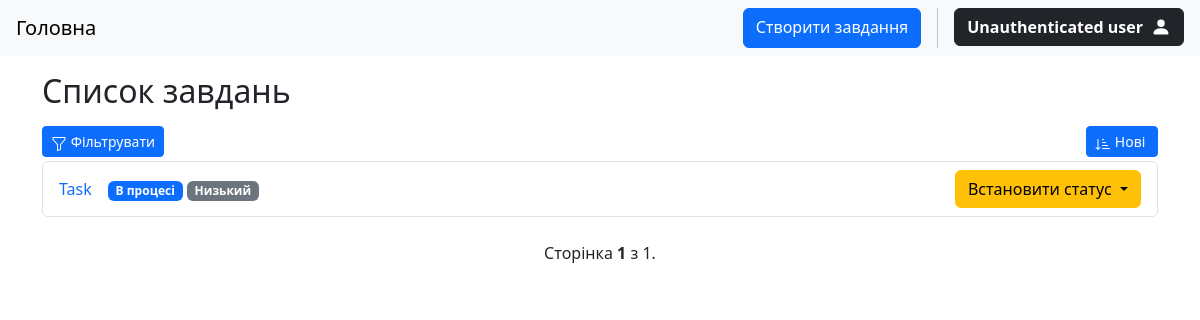
The app's page /, older data.
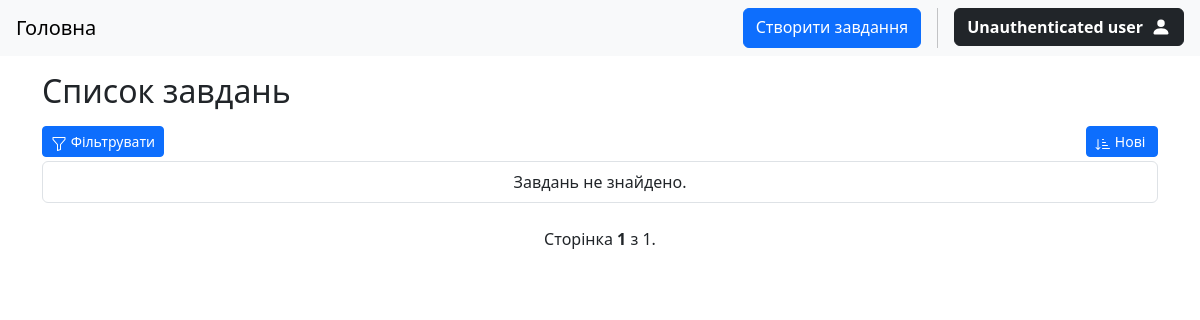
The same page, newer data.
### tasks/models.py (models this page shows, shortened)
class Task(models.Model):
    STATUS_CHOICES = (
        ("todo", "Назначено"),
        ("in_progress", "В процесі"),
        ("done", "Виконано")
    )
    PRIORITY_CHOICES = (
        ("low", "Низький"),
        ("medium", "Середній"),
        ("high", "Високий")
    )
    title = models.CharField(max_length=256)
    description = models.TextField()
    status = models.CharField(max_length=20, choices=STATUS_CHOICES, default="todo")
    priority = models.CharField(max_length=20, choices=PRIORITY_CHOICES, default="medium")
    due_date = models.DateField(null=True, blank=True)
    author = models.ForeignKey(User, on_delete=models.CASCADE, related_name="tasks")
    created = models.DateTimeField(auto_now_add=True)
    class Meta:
        ordering = ["-due_date", "-created"]

### tasks/views.py (the view)
# urls.py: path("", views.TaskListView.as_view(), name="task-list"),
class TaskListView(ListView):
    model = models.Task
    context_object_name = "tasks"
    template_name = "tasks/task_list.html"
    paginate_by = 7
    def get(self, request, *args, **kwargs) -> HttpResponse:
        return super().get(request, *args, **kwargs)
    def get_queryset(self):
        queryset = super().get_queryset()
        status = self.request.GET.get("status", "")
        priority = self.request.GET.get("priority", "")
        from_date = self.request.GET.get("from_date", "")
        to_date = self.request.GET.get("to_date", "")
        if from_date:
            from_date = datetime.date.fromisoformat(from_date)
            queryset = queryset.filter(due_date__gte=from_date)
        if to_date:
            to_date = datetime.date.fromisoformat(to_date)
            queryset = queryset.filter(due_date__lte=to_date)
        if status:
            queryset = queryset.filter(status=status)
        if priority:
            queryset = queryset.filter(priority=priority)
        sort = self.request.GET.get("sort", "")
        if sort == "oldest":
            queryset = queryset.reverse()
        return queryset
    def get_context_data(self, **kwargs):
        context = super().get_context_data(**kwargs)
        context["form"] = TaskFilterForm(self.request.GET)
        get_data = dict(self.request.GET.items())
        if "page" in get_data.keys():
            del get_data["page"]
        filters = ""
        for filter, value in get_data.items():
            filters += f"{filter}={value}&"
        context["filters"] = filters
        return context

### templates/tasks/task_list.html (shortened to what this page needs)
{% extends 'base.html' %}
{% block content%}
    <div class="container mt-3">
        <h2 class="mb-3">Список завдань</h2>
        <div class="d-flex justify-content-between">
            <a class="btn btn-sm btn-primary w-auto mb-1" data-bs-toggle="collapse" href="#filter-form" role="button" aria-expanded="false" aria-controls="filter-form">
                Фільтрувати
            </a>
            <form action="" method="get">
                {% if request.GET.sort == 'newest' or 'sort' not in request.GET %}
                    <button type="submit" class="btn btn-sm btn-primary">
                        Нові
                    </button>
                {% endif %}
            </form>
        </div>
        <ul class="list-group">
            {% for task in tasks %}
                <li class="list-group-item d-flex justify-content-between align-items-center">
                    <div class="d-flex h-25 gap-3">
                        <a href="{% url 'tasks:task-detail' task.pk %}" class="link link-underline link-underline-opacity-0">{{task.title}}</a>
                        <div>
                            <span class="badge bg-primary">{{task.get_status_display}}</span>
                            <span class="badge bg-secondary">{{task.get_priority_display}}</span>
                        </div>
                    </div>
                    <div class="dropdown">
                        <button class="btn btn-warning dropdown-toggle" type="button" data-bs-toggle="dropdown" aria-expanded="false">
                          Встановити статус
                        </button>
                    </div>
                </li>
            {% empty %}
                <li class="list-group-item d-flex justify-content-center">
                    <span>Завдань не знайдено.</span>
                </li>
            {% endfor %}
        </ul>
        <div class="container my-4 d-flex justify-content-center">
            <div class="d-flex align-items-center flex-column">
                <p>Сторінка <b>{{page_obj.number}}</b> з {{page_obj.paginator.num_pages}}.</p>
            </div>
        </div>
    </div>
{% endblock %}

Row changes from the older to the newer data that the page shows:
removed Task: title "Task", status "В процесі", priority "Низький"
Text that changed along with them:
text now shown: "Завдань не знайдено."
